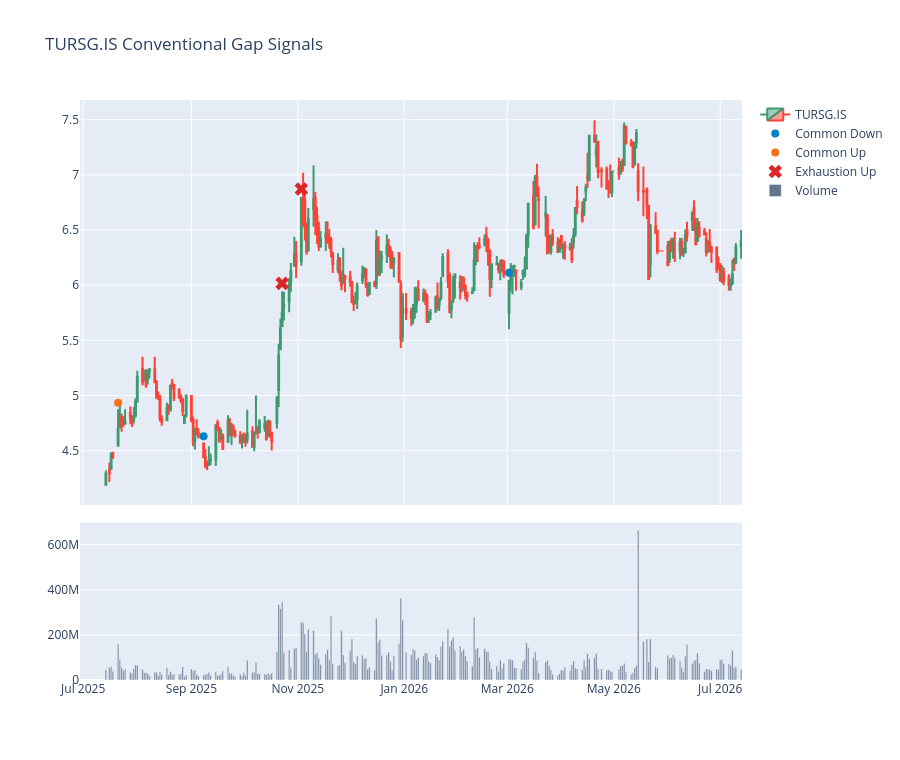
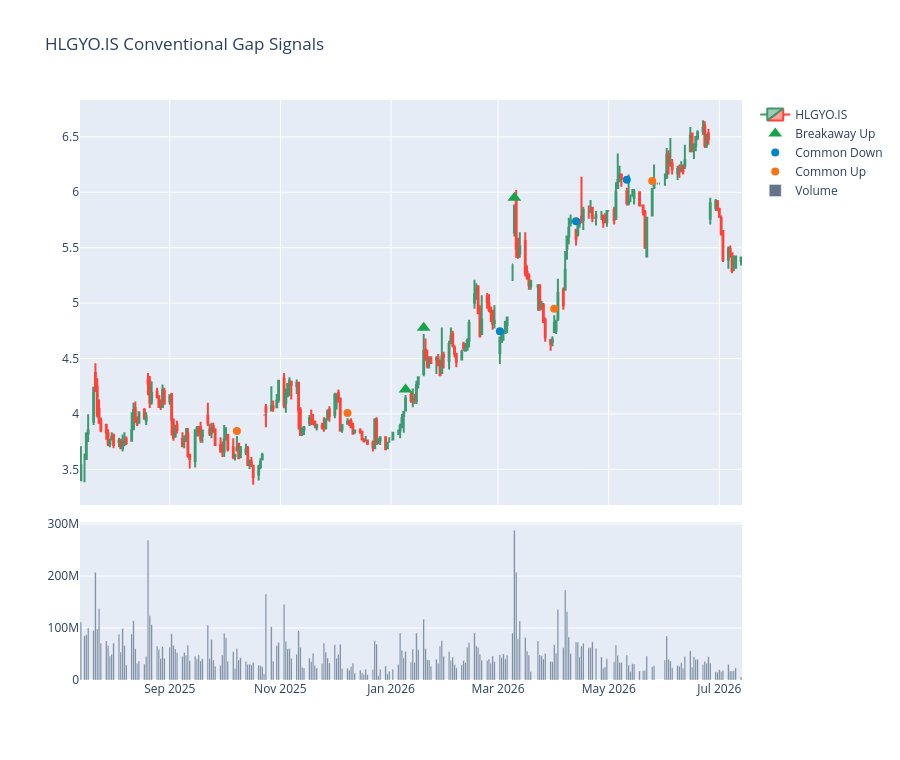
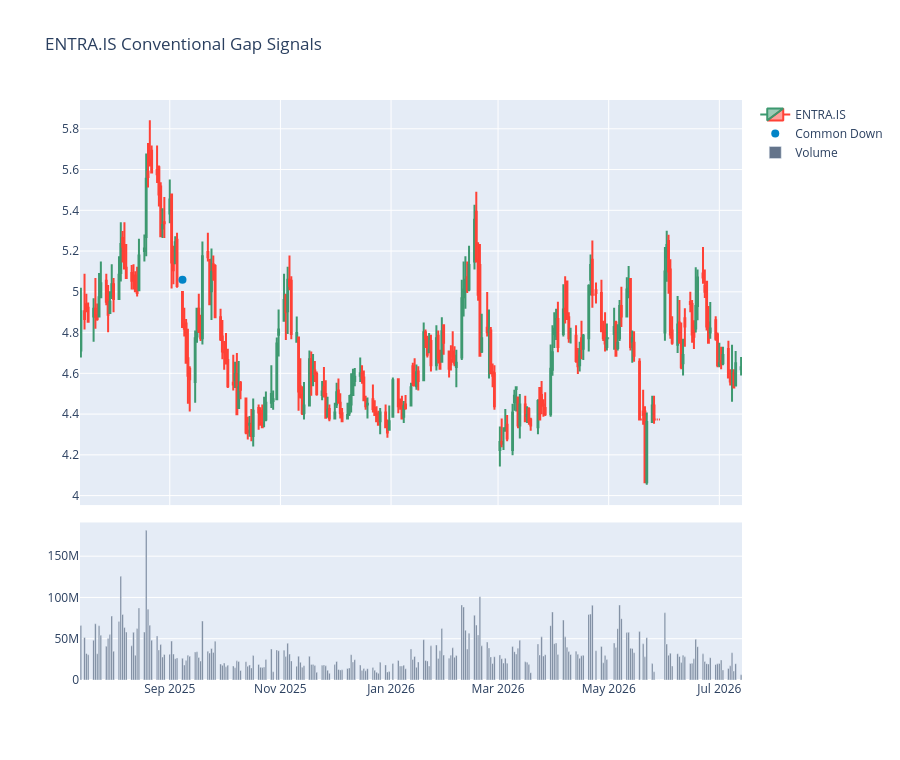
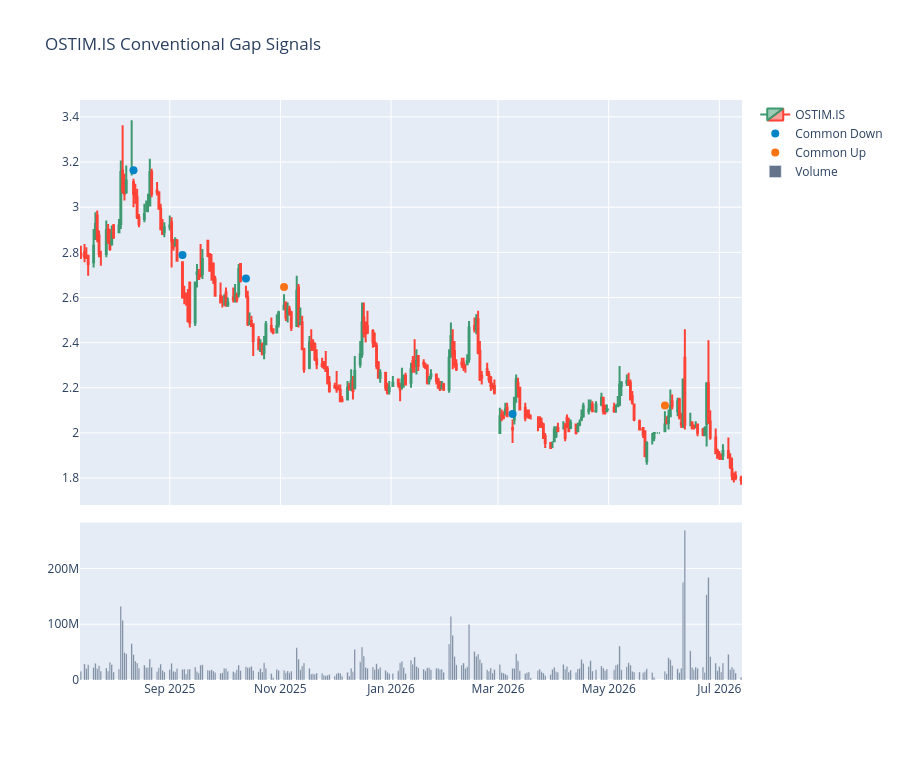

Notebook cell for these charts, in order:
### Markdown cell above
## 6. Gap Signal Candlesticks

### Code cell
plot_window = 500
marker_styles = {
    "Breakaway Up": dict(symbol="triangle-up", color="#16a34a", size=12),
    "Runaway Up": dict(symbol="triangle-up", color="#22c55e", size=10),
    "Common Down": dict(symbol="circle", color="#0284c7", size=8),
    "Common Up": dict(symbol="circle", color="#f97316", size=8),
    "Exhaustion Up": dict(symbol="x", color="#dc2626", size=12),
    "Breakaway Down": dict(symbol="triangle-down", color="#7f1d1d", size=11),
    "Runaway Down": dict(symbol="triangle-down", color="#991b1b", size=10),
}

log_step("signal_plot_selection", plot_window=plot_window, plotted_symbols=PLOT_SYMBOLS)

for symbol in PLOT_SYMBOLS:
    sample = features[features["symbol"] == symbol].tail(plot_window).copy()
    fig = make_subplots(rows=2, cols=1, shared_xaxes=True, row_heights=[0.72, 0.28], vertical_spacing=0.03)
    fig.add_trace(
        go.Candlestick(
            x=sample["date"],
            open=sample["open"],
            high=sample["high"],
            low=sample["low"],
            close=sample["close"],
            name=symbol,
        ),
        row=1,
        col=1,
    )
    for gap_type, style in marker_styles.items():
        points = sample[sample["Gap_Type"] == gap_type]
        if points.empty:
            continue
        fig.add_trace(
            go.Scatter(
                x=points["date"],
                y=points["high"] * 1.012,
                mode="markers",
                marker=style,
                name=gap_type,
                text=points["Gap_Type"],
            ),
            row=1,
            col=1,
        )
    fig.add_trace(go.Bar(x=sample["date"], y=sample["volume"], name="Volume", marker_color="#64748b"), row=2, col=1)
    fig.update_layout(title=f"{symbol} Conventional Gap Signals", xaxis_rangeslider_visible=False, height=760)
    fig.show()

### Figure 1 — Plotly figure (JSON) as saved in the notebook; plotly's stock layout.template omitted (floating-point values rounded to 4 significant figures; data arrays with more than 128 entries replaced by an {"elided": "..."} marker saying what was removed)
{"data": [{"close": {"elided": "257 float values"}, "high": {"elided": "257 float values"}, "low": {"elided": "257 float values"}, "name": "TURSG.IS", "open": {"elided": "257 float values"}, "type": "candlestick", "x": {"elided": "257 str values"}, "xaxis": "x", "yaxis": "y"}, {"marker": {"color": "#0284c7", "size": 8, "symbol": "circle"}, "mode": "markers", "name": "Common Down", "text": ["Common Down", "Common Down"], "type": "scatter", "x": ["2025-09-08T00:00:00.000000", "2026-03-02T00:00:00.000000"], "xaxis": "x", "y": [4.63, 6.112], "yaxis": "y"}, {"marker": {"color": "#f97316", "size": 8, "symbol": "circle"}, "mode": "markers", "name": "Common Up", "text": ["Common Up"], "type": "scatter", "x": ["2025-07-21T00:00:00.000000"], "xaxis": "x", "y": [4.934], "yaxis": "y"}, {"marker": {"color": "#dc2626", "size": 12, "symbol": "x"}, "mode": "markers", "name": "Exhaustion Up", "text": ["Exhaustion Up", "Exhaustion Up"], "type": "scatter", "x": ["2025-10-23T00:00:00.000000", "2025-11-03T00:00:00.000000"], "xaxis": "x", "y": [6.016, 6.871], "yaxis": "y"}, {"marker": {"color": "#64748b"}, "name": "Volume", "type": "bar", "x": {"elided": "257 str values"}, "xaxis": "x2", "y": {"elided": "257 float values"}, "yaxis": "y2"}], "layout": {"height": 760, "title": {"text": "TURSG.IS Conventional Gap Signals"}, "xaxis": {"anchor": "y", "domain": [0, 1], "matches": "x2", "rangeslider": {"visible": false}, "showticklabels": false}, "xaxis2": {"anchor": "y2", "domain": [0, 1]}, "yaxis": {"anchor": "x", "domain": [0.3016, 1.0]}, "yaxis2": {"anchor": "x2", "domain": [0, 0.2716]}}}

### Figure 2 — Plotly figure (JSON) as saved in the notebook; plotly's stock layout.template omitted (floating-point values rounded to 4 significant figures; data arrays with more than 128 entries replaced by an {"elided": "..."} marker saying what was removed)
{"data": [{"close": {"elided": "257 float values"}, "high": {"elided": "257 float values"}, "low": {"elided": "257 float values"}, "name": "HLGYO.IS", "open": {"elided": "257 float values"}, "type": "candlestick", "x": {"elided": "257 str values"}, "xaxis": "x", "yaxis": "y"}, {"marker": {"color": "#16a34a", "size": 12, "symbol": "triangle-up"}, "mode": "markers", "name": "Breakaway Up", "text": ["Breakaway Up", "Breakaway Up", "Breakaway Up"], "type": "scatter", "x": ["2026-01-09T00:00:00.000000", "2026-01-19T00:00:00.000000", "2026-03-10T00:00:00.000000"], "xaxis": "x", "y": [4.22, 4.777, 5.951], "yaxis": "y"}, {"marker": {"color": "#0284c7", "size": 8, "symbol": "circle"}, "mode": "markers", "name": "Common Down", "text": ["Common Down", "Common Down", "Common Down"], "type": "scatter", "x": ["2026-03-02T00:00:00.000000", "2026-04-13T00:00:00.000000", "2026-05-11T00:00:00.000000"], "xaxis": "x", "y": [4.746, 5.738, 6.112], "yaxis": "y"}, {"marker": {"color": "#f97316", "size": 8, "symbol": "circle"}, "mode": "markers", "name": "Common Up", "text": ["Common Up", "Common Up", "Common Up", "Common Up"], "type": "scatter", "x": ["2025-10-08T00:00:00.000000", "2025-12-08T00:00:00.000000", "2026-04-01T00:00:00.000000", "2026-05-25T00:00:00.000000"], "xaxis": "x", "y": [3.846, 4.008, 4.949, 6.102], "yaxis": "y"}, {"marker": {"color": "#64748b"}, "name": "Volume", "type": "bar", "x": {"elided": "257 str values"}, "xaxis": "x2", "y": {"elided": "257 float values"}, "yaxis": "y2"}], "layout": {"height": 760, "title": {"text": "HLGYO.IS Conventional Gap Signals"}, "xaxis": {"anchor": "y", "domain": [0, 1], "matches": "x2", "rangeslider": {"visible": false}, "showticklabels": false}, "xaxis2": {"anchor": "y2", "domain": [0, 1]}, "yaxis": {"anchor": "x", "domain": [0.3016, 1.0]}, "yaxis2": {"anchor": "x2", "domain": [0, 0.2716]}}}

### Figure 3 — Plotly figure (JSON) as saved in the notebook; plotly's stock layout.template omitted (floating-point values rounded to 4 significant figures; data arrays with more than 128 entries replaced by an {"elided": "..."} marker saying what was removed)
{"data": [{"close": {"elided": "257 float values"}, "high": {"elided": "257 float values"}, "low": {"elided": "257 float values"}, "name": "ENTRA.IS", "open": {"elided": "257 float values"}, "type": "candlestick", "x": {"elided": "257 str values"}, "xaxis": "x", "yaxis": "y"}, {"marker": {"color": "#0284c7", "size": 8, "symbol": "circle"}, "mode": "markers", "name": "Common Down", "text": ["Common Down"], "type": "scatter", "x": ["2025-09-08T00:00:00.000000"], "xaxis": "x", "y": [5.059], "yaxis": "y"}, {"marker": {"color": "#64748b"}, "name": "Volume", "type": "bar", "x": {"elided": "257 str values"}, "xaxis": "x2", "y": {"elided": "257 float values"}, "yaxis": "y2"}], "layout": {"height": 760, "title": {"text": "ENTRA.IS Conventional Gap Signals"}, "xaxis": {"anchor": "y", "domain": [0, 1], "matches": "x2", "rangeslider": {"visible": false}, "showticklabels": false}, "xaxis2": {"anchor": "y2", "domain": [0, 1]}, "yaxis": {"anchor": "x", "domain": [0.3016, 1.0]}, "yaxis2": {"anchor": "x2", "domain": [0, 0.2716]}}}

### Figure 4 — Plotly figure (JSON) as saved in the notebook; plotly's stock layout.template omitted (floating-point values rounded to 4 significant figures; data arrays with more than 128 entries replaced by an {"elided": "..."} marker saying what was removed)
{"data": [{"close": {"elided": "257 float values"}, "high": {"elided": "257 float values"}, "low": {"elided": "257 float values"}, "name": "OSTIM.IS", "open": {"elided": "257 float values"}, "type": "candlestick", "x": {"elided": "257 str values"}, "xaxis": "x", "yaxis": "y"}, {"marker": {"color": "#0284c7", "size": 8, "symbol": "circle"}, "mode": "markers", "name": "Common Down", "text": ["Common Down", "Common Down", "Common Down", "Common Down"], "type": "scatter", "x": ["2025-08-12T00:00:00.000000", "2025-09-08T00:00:00.000000", "2025-10-13T00:00:00.000000", "2026-03-09T00:00:00.000000"], "xaxis": "x", "y": [3.163, 2.789, 2.684, 2.084], "yaxis": "y"}, {"marker": {"color": "#f97316", "size": 8, "symbol": "circle"}, "mode": "markers", "name": "Common Up", "text": ["Common Up", "Common Up"], "type": "scatter", "x": ["2025-11-03T00:00:00.000000", "2026-06-01T00:00:00.000000"], "xaxis": "x", "y": [2.646, 2.121], "yaxis": "y"}, {"marker": {"color": "#64748b"}, "name": "Volume", "type": "bar", "x": {"elided": "257 str values"}, "xaxis": "x2", "y": {"elided": "257 float values"}, "yaxis": "y2"}], "layout": {"height": 760, "title": {"text": "OSTIM.IS Conventional Gap Signals"}, "xaxis": {"anchor": "y", "domain": [0, 1], "matches": "x2", "rangeslider": {"visible": false}, "showticklabels": false}, "xaxis2": {"anchor": "y2", "domain": [0, 1]}, "yaxis": {"anchor": "x", "domain": [0.3016, 1.0]}, "yaxis2": {"anchor": "x2", "domain": [0, 0.2716]}}}
